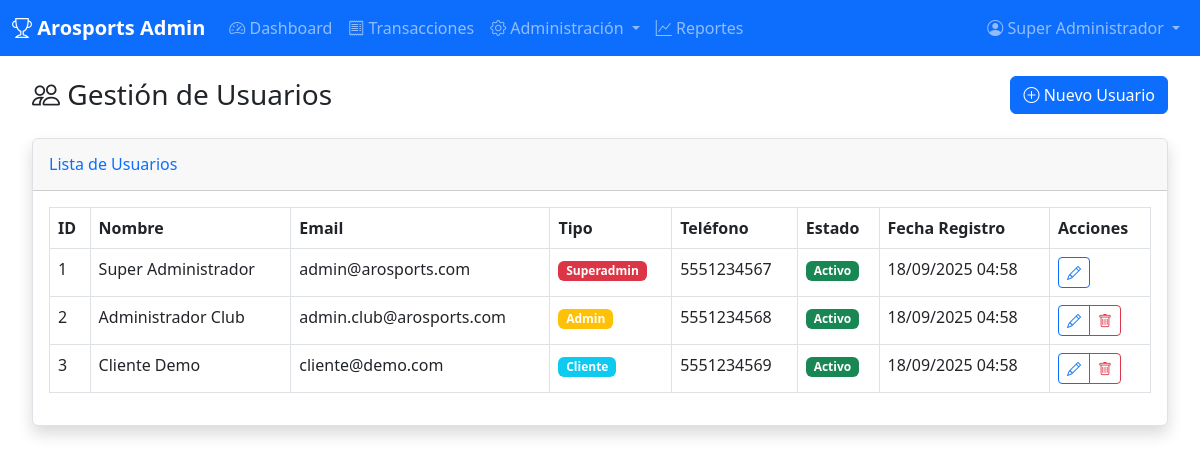
Screenshot of /admin/usuarios (signed in) with the database file from the repository.
### tables this page shows
CREATE TABLE `usuarios` (
  `id` int(11) NOT NULL AUTO_INCREMENT,
  `nombre` varchar(100) NOT NULL,
  `email` varchar(100) UNIQUE NOT NULL,
  `password` varchar(255) NOT NULL,
  `tipo_usuario` enum('superadmin','admin','cliente') DEFAULT 'cliente',
  `telefono` varchar(20) DEFAULT NULL,
  `direccion` text DEFAULT NULL,
  `activo` tinyint(1) DEFAULT 1,
  `fecha_registro` timestamp DEFAULT CURRENT_TIMESTAMP,
  `fecha_actualizacion` timestamp DEFAULT CURRENT_TIMESTAMP ON UPDATE CURRENT_TIMESTAMP,
  PRIMARY KEY (`id`)
);

### controllers/BaseController.php (called while the page is built, shortened)
<?php
class BaseController {
    public function __construct() {
        $database = new Database();
        $this->db = $database->getConnection();
    }
    protected function render($view, $data = []) {
        extract($data);
        include "views/{$view}.php";
        include 'views/layouts/main.php';
    }
}
?>

### config/database.php (called while the page is built, shortened)
<?php
class Database {
    private $host = DB_HOST;
    private $db_name = DB_NAME;
    private $username = DB_USER;
    private $password = DB_PASS;
    private $charset = DB_CHARSET;
    public function getConnection() {
        $this->conn = null;
        try {
            $dsn = "mysql:host=" . $this->host . ";dbname=" . $this->db_name . ";charset=" . $this->charset;
            $this->conn = new PDO($dsn, $this->username, $this->password);
            $this->conn->setAttribute(PDO::ATTR_ERRMODE, PDO::ERRMODE_EXCEPTION);
        } catch(PDOException $exception) {
            echo "Error de conexión: " . $exception->getMessage();
        }
        return $this->conn;
    }
}
?>

### views/admin/usuarios/list.php (the view, shortened to what this page needs)
<div class="container-fluid">
    <div class="d-sm-flex align-items-center justify-content-between mb-4">
        <h1 class="h3 mb-0 text-gray-800">
            <i class="bi bi-people"></i> Gestión de Usuarios
        </h1>
        <a href="<?= BASE_URL ?>/admin/usuarios?action=create" class="btn btn-primary">
            <i class="bi bi-plus-circle"></i> Nuevo Usuario
        </a>
    </div>
    <div class="card shadow mb-4">
        <div class="card-header py-3">
            <h6 class="m-0 font-weight-bold text-primary">Lista de Usuarios</h6>
        </div>
        <div class="card-body">
            <div class="table-responsive">
                <table class="table table-bordered" id="usuariosTable" width="100%" cellspacing="0">
                    <thead>
                        <tr>
                            <th>ID</th>
                            <th>Nombre</th>
                            <th>Email</th>
                            <th>Tipo</th>
                            <th>Teléfono</th>
                            <th>Estado</th>
                            <th>Fecha Registro</th>
                            <th>Acciones</th>
                        </tr>
                    </thead>
                    <tbody>
                        <?php foreach ($usuarios as $usuario): ?>
                        <tr>
                            <td><?= $usuario['id'] ?></td>
                            <td><?= htmlspecialchars($usuario['nombre']) ?></td>
                            <td><?= htmlspecialchars($usuario['email']) ?></td>
                            <td>
                                <span class="badge bg-<?= $usuario['tipo_usuario'] === 'superadmin' ? 'danger' : ($usuario['tipo_usuario'] === 'admin' ? 'warning' : 'info') ?>">
                                    <?= ucfirst($usuario['tipo_usuario']) ?>
                                </span>
                            </td>
                            <td><?= htmlspecialchars($usuario['telefono'] ?? 'N/A') ?></td>
                            <td>
                                <span class="badge bg-<?= $usuario['activo'] ? 'success' : 'secondary' ?>">
                                    <?= $usuario['activo'] ? 'Activo' : 'Inactivo' ?>
                                </span>
                            </td>
                            <td><?= date('d/m/Y H:i', strtotime($usuario['fecha_registro'])) ?></td>
                            <td>
                                <div class="btn-group" role="group">
                                    <a href="<?= BASE_URL ?>/admin/usuarios?action=edit&id=<?= $usuario['id'] ?>"
                                       class="btn btn-sm btn-outline-primary" title="Editar">
                                        <i class="bi bi-pencil"></i>
                                    </a>
                                    <?php if ($usuario['id'] != $_SESSION['user_id']): ?>
                                    <button type="button"
                                            class="btn btn-sm btn-outline-danger delete-btn"
                                            data-id="<?= $usuario['id'] ?>"
                                            data-nombre="<?= htmlspecialchars($usuario['nombre']) ?>"
                                            title="Eliminar">
                                        <i class="bi bi-trash"></i>
                                    </button>
                                    <?php endif; ?>
                                </div>
                            </td>
                        </tr>
                        <?php endforeach; ?>
                    </tbody>
                </table>
            </div>
        </div>
    </div>
</div>

### views/layouts/main.php (style rules this page uses)
.card { box-shadow: 0 0.125rem 0.25rem rgba(0, 0, 0, 0.075); border: 1px solid #dee2e6; }

### rows the page displays
usuarios: id "1", nombre "Super Administrador", email "admin@arosports.com", tipo_usuario "Superadmin", telefono "5551234567", activo "Activo", fecha_registro "18/09/2025 04:58"
usuarios: id "2", nombre "Administrador Club", email "admin.club@arosports.com", tipo_usuario "Admin", telefono "5551234568", activo "Activo", fecha_registro "18/09/2025 04:58"
usuarios: id "3", nombre "Cliente Demo", email "cliente@demo.com", tipo_usuario "Cliente", telefono "5551234569", activo "Activo", fecha_registro "18/09/2025 04:58"

### other values shown
APP_NAME "Arosports Admin"
$_SESSION['user_name'] "Super Administrador"
